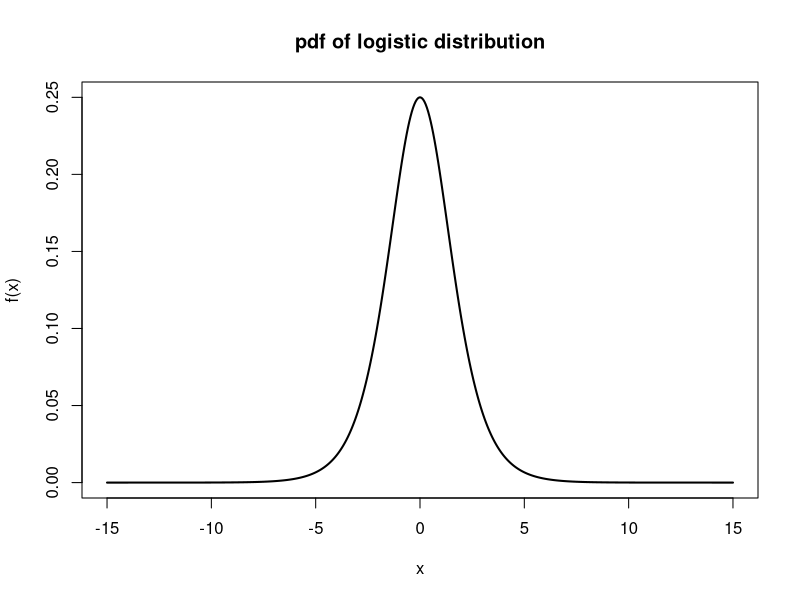

R code for this plot:
# (a)
x <- seq(-15, 15, length.out = 500)
pdf <- exp(-x)/(1 + exp(-x))**2
plot(x, pdf, type = "l", xlab = "x", ylab = "f(x)", 
     main = "pdf of logistic distribution", lwd = 2)
